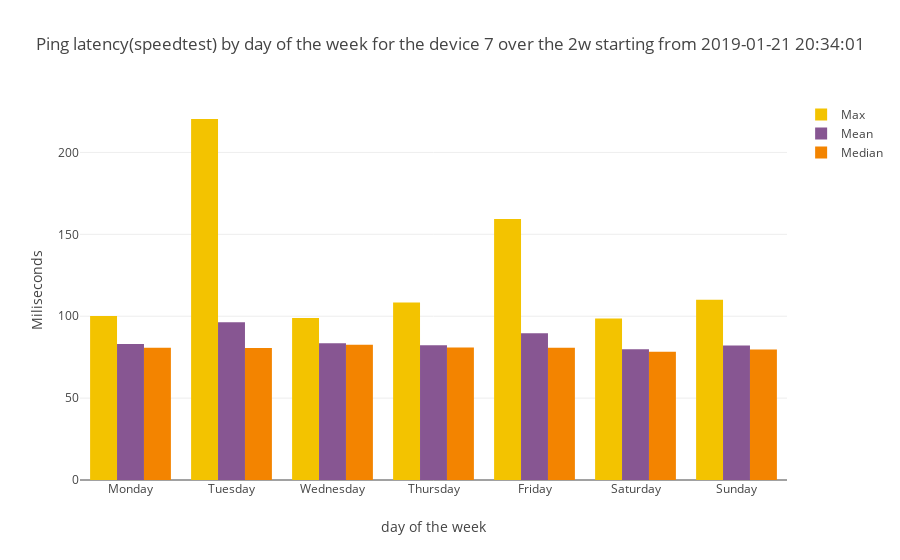

Write notebook code for a chart like this one.
### Code cell
device_number=7
subset=by_weekday_by_device_p2[by_weekday_by_device_p2["SK_PI"]==device_number]
combined_bar_plot_3traces(xvalues=subset["weekday"],
                         yvalues1=subset["max"],
                         yvalues2=subset["mean"],
                         yvalues3=subset["median"],
                         name1="Max",
                         name2="Mean",
                         name3="Median",
                         title="Ping latency(speedtest) by day of the week for the device "+str(device_number)+" over the "+time_interval+" starting from "+starting_point,
                         xtitle="day of the week",
                         stack=False)

### Figure 1 — Plotly figure (JSON) as saved in the notebook; plotly's stock layout.template omitted (floating-point values rounded to 4 significant figures)
{"data": [{"marker": {"color": "F3C300"}, "name": "Max", "type": "bar", "x": ["Monday", "Tuesday", "Wednesday", "Thursday", "Friday", "Saturday", "Sunday"], "y": [100.2, 220.4, 98.86, 108.4, 159.4, 98.62, 110.1]}, {"marker": {"color": "875692"}, "name": "Mean", "type": "bar", "x": ["Monday", "Tuesday", "Wednesday", "Thursday", "Friday", "Saturday", "Sunday"], "y": [82.98, 96.39, 83.55, 82.22, 89.57, 79.8, 82.17]}, {"marker": {"color": "F38400"}, "name": "Median", "type": "bar", "x": ["Monday", "Tuesday", "Wednesday", "Thursday", "Friday", "Saturday", "Sunday"], "y": [80.71, 80.61, 82.53, 80.87, 80.69, 78.38, 79.72]}], "layout": {"title": "Ping latency(speedtest) by day of the week for the device 7 over the 2w starting from 2019-01-21 20:34:01", "xaxis": {"title": "day of the week"}, "yaxis": {"title": "Miliseconds"}}}
